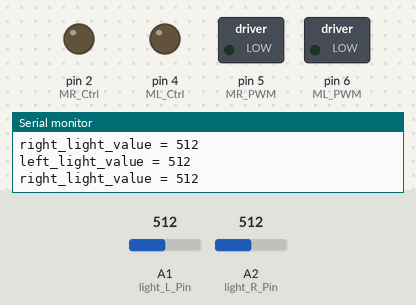
This sketch was run on a simulated Arduino Uno, built with avr-gcc and run on an emulated ATmega328P. On the bench: switched loads named in the sketch (green lamp = pin HIGH), output pins drawn as LEDs (lit = HIGH), the last lines printed to the serial monitor. The test bench sets the inputs (shaded band); at power-on: A1 (light_L_Pin) = 512, A2 (light_R_Pin) = 512.

Above: at 1.2 s.
1.3 s: A1 (light_L_Pin) set to 643
2.8 s: A1 (light_L_Pin) set to 659
At 4.0 s:
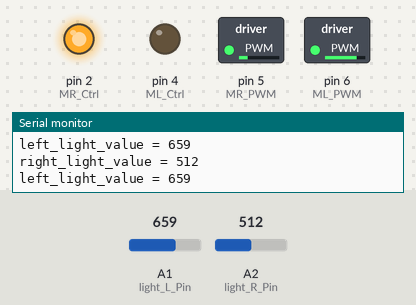
4.3 s: A2 (light_R_Pin) set to 632
7.3 s: A2 (light_R_Pin) set to 663
At 8.3 s:
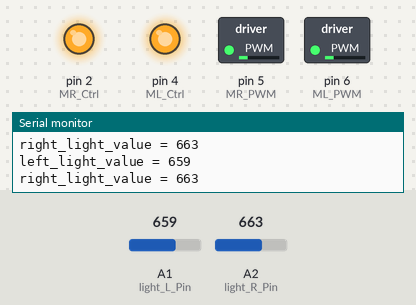
8.8 s: A1 (light_L_Pin) set to 640
At 9.8 s:
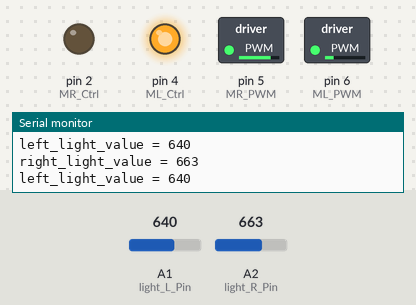
10.3 s: A1 (light_L_Pin) set to 660
At 10.8 s:
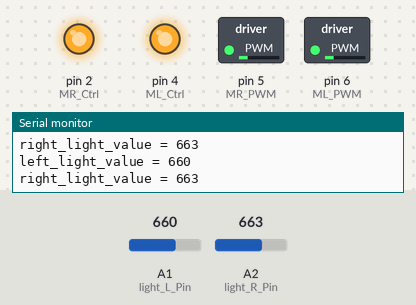
Timing chart, 0 to 12.8 s (numbered marks = the images above; inputs shaded):
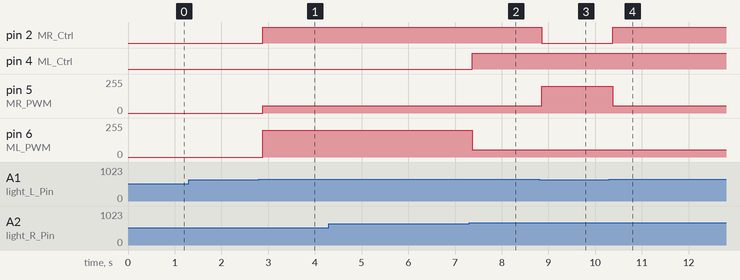

Measured:
- the behaviour switches between 650 and 651 on A1 (light_L_Pin) (found by bisection; images 0 and 1)
- the behaviour switches between 650 and 651 on A2 (light_R_Pin) (found by bisection; images 1 and 2)
- after the input at 2.8 s, pin 2 (MR_Ctrl): LOW → HIGH after 0.09 s; pin 5 (MR_PWM): 0/255 → 55/255 after 0.09 s; pin 6 (ML_PWM): 0/255 → 200/255 after 0.09 s
- after the input at 7.3 s, pin 4 (ML_Ctrl): LOW → HIGH after 0.07 s; pin 6 (ML_PWM): 200/255 → 55/255 after 0.07 s
- after the input at 8.8 s, pin 2 (MR_Ctrl): HIGH → LOW after 0.05 s; pin 5 (MR_PWM): 55/255 → 200/255 after 0.05 s
- after the input at 10.3 s, pin 2 (MR_Ctrl): LOW → HIGH after 0.08 s; pin 5 (MR_PWM): 200/255 → 55/255 after 0.08 s

The sketch:

lesson_10.ino
```cpp
/*
  Keyestudio Mini Tank Robot V3 (Popular Edition)
  lesson 10
  light follow tank
  http://www.keyestudio.com
*/
#define light_L_Pin A1   //Define the pin of the photosensitive sensor on the left
#define light_R_Pin A2   //Define the pin of the photosensitive sensor on the right
#define ML_Ctrl 4  //Define the direction control pin of the left motor
#define ML_PWM 6   //Define the PWM control pin of the left motor
#define MR_Ctrl 2  //Define the direction control pin of the right motor
#define MR_PWM 5   //Define the PWM control pin of the right motor
int left_light;
int right_light;
void setup() {
  Serial.begin(9600);
  pinMode(light_L_Pin, INPUT);
  pinMode(light_R_Pin, INPUT);
  pinMode(ML_Ctrl, OUTPUT);
  pinMode(ML_PWM, OUTPUT);
  pinMode(MR_Ctrl, OUTPUT);
  pinMode(MR_PWM, OUTPUT);
}
void loop() {
  left_light = analogRead(light_L_Pin);
  right_light = analogRead(light_R_Pin);
  Serial.print("left_light_value = ");
  Serial.println(left_light);
  Serial.print("right_light_value = ");
  Serial.println(right_light);
  if (left_light > 650 && right_light > 650) //go front
  {
    Car_front();
  }
  else if (left_light > 650 && right_light <= 650)  //turn left
  {
    Car_left();
  }
  else if (left_light <= 650 && right_light > 650) //turn right
  {
    Car_right();
  }
  else  //otherwise, stop
  {
    Car_Stop();
  }
}
void Car_front()
{
  digitalWrite(MR_Ctrl, HIGH);
  analogWrite(MR_PWM, 55);
  digitalWrite(ML_Ctrl, HIGH);
  analogWrite(ML_PWM, 55);
}
void Car_left()
{
  digitalWrite(MR_Ctrl, HIGH);
  analogWrite(MR_PWM, 55);
  digitalWrite(ML_Ctrl, LOW);
  analogWrite(ML_PWM, 200);
}
void Car_right()
{
  digitalWrite(MR_Ctrl, LOW);
  analogWrite(MR_PWM, 200);
  digitalWrite(ML_Ctrl, HIGH);
  analogWrite(ML_PWM, 55);
}
void Car_Stop()
{
  digitalWrite(MR_Ctrl, LOW);
  analogWrite(MR_PWM, 0);
  digitalWrite(ML_Ctrl, LOW);
  analogWrite(ML_PWM, 0);
}
//****************************************************************
```
